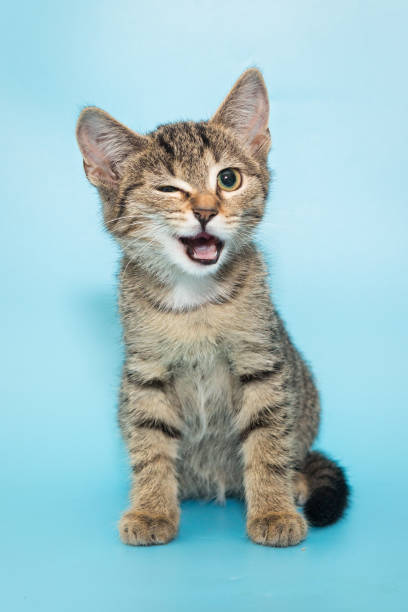
#> input picture Opencv/Images/cat.jpg, 408 x 612 px
$ python contour_detection.py
#> lines starting #> are read from the running program, lines starting #| are printed output that depends on the picture; after the words box and inside, x2 and y2 are one past the last pixel; in counts of white or black regions, pixels touching at a corner belong together
import cv2 as cv
import numpy as np

img = cv.imread('Images/cat.jpg')
#> img is the input picture: shape (612, 408, 3); mean B, G, R 199.2, 194, 158.3
cv.imshow('Cat', img)

blank = np.zeros(img.shape, dtype = 'uint8')
cv.imshow('Blank', blank)

gray = cv.cvtColor(img, cv.COLOR_BGR2GRAY)
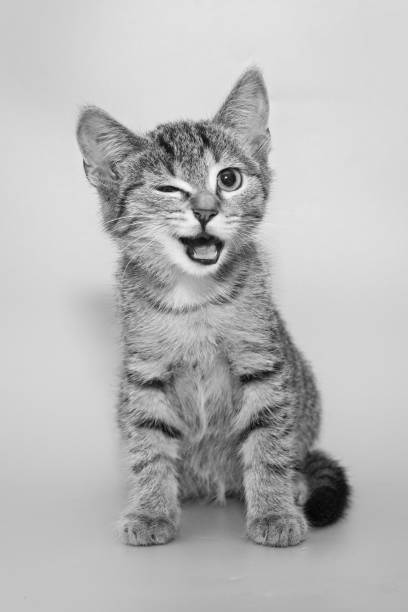
#> gray: shape (612, 408); min 2, max 251, mean 183.9
cv.imshow('Gray scale image', gray)

blur = cv.GaussianBlur(gray,(5,5), cv.BORDER_DEFAULT)
cv.imshow('Blur image ', blur)

canny = cv.Canny(blur, 125, 175)
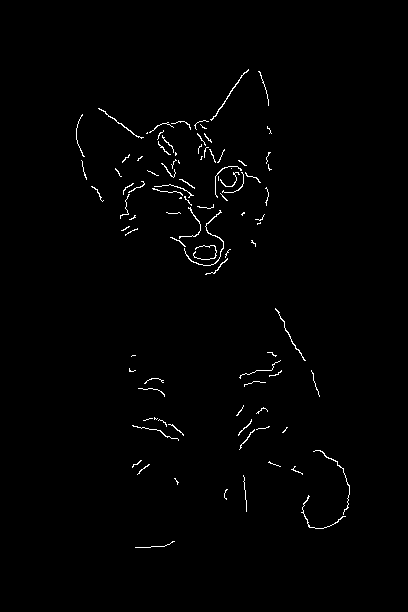
#> canny: shape (612, 408); 1% white in thin lines or dots, all inside (x1, y1, x2, y2) = (76, 69, 350, 548)
cv.imshow('Canny Image', canny)

ret, thres = cv.threshold(gray, 125, 255, cv.THRESH_BINARY)
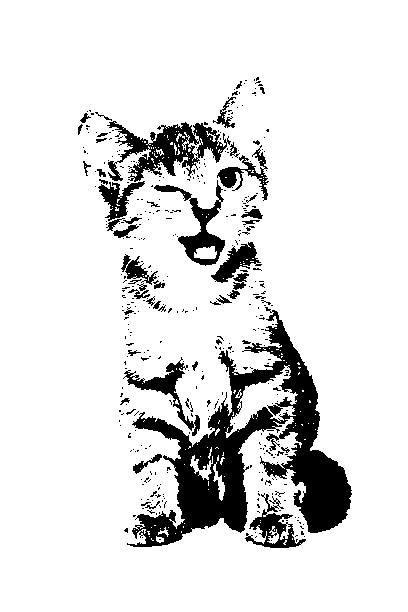
#> thres: shape (612, 408); 88.1% white; 395 black regions (344 under 20 px)
cv.imshow('Threshold image', thres)

contours, hierarchies = cv.findContours(thres, cv.RETR_LIST, cv.CHAIN_APPROX_SIMPLE)
#> contours = 838 contours, 751 with area under 20; largest, box (x1, y1, x2, y2) and area: (0, 0, 408, 612) 248677, (126, 309, 353, 548) 20194, (106, 120, 201, 183) 2794, (225, 365, 298, 438) 1732, (177, 197, 226, 267) 1622
print(f'{len(contours)} contours found.')
#| 838 contours found.

# drawing the contours

cv.drawContours(blank, contours, -1, (0,0,255),1)
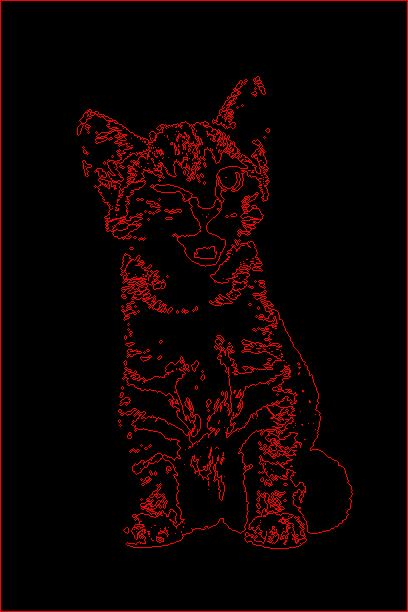
#> blank: shape (612, 408, 3); mean of channels 0, 1, 2 0, 0, 13.2; drawn as B, G, R
cv.imshow('Contours drawn', blank)

cv.waitKey(0)

$ run again, with Opencv/Images/colorballs.jpg copied over Opencv/Images/cat.jpg
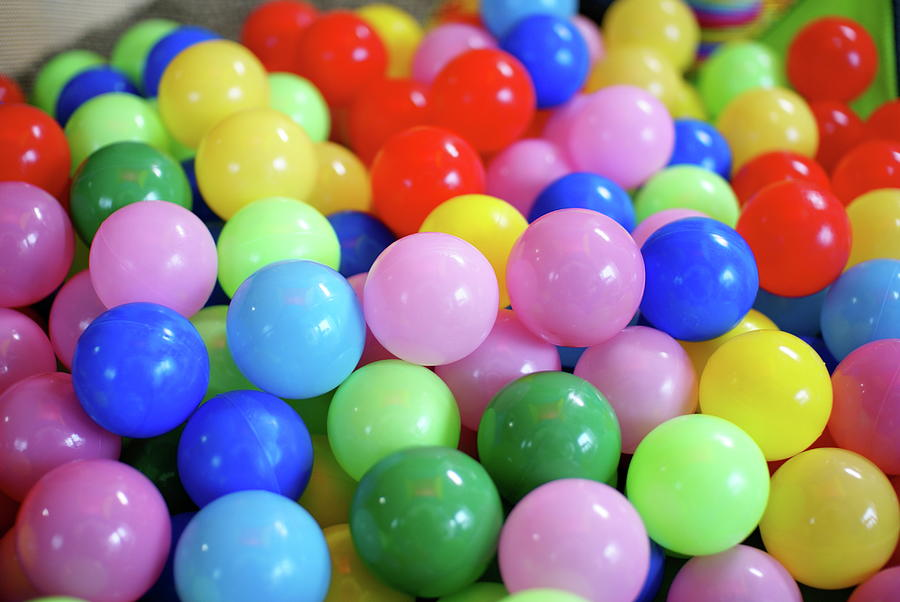
#> input picture Opencv/Images/colorballs.jpg, 900 x 602 px
#> img is the input picture: shape (602, 900, 3); mean B, G, R 124, 126.1, 144.7
#> canny: shape (602, 900); 1.1% white in thin lines or dots
#> `ret, thres = cv.threshold(gray, 125, 255, cv.THRESH_BINARY)`:
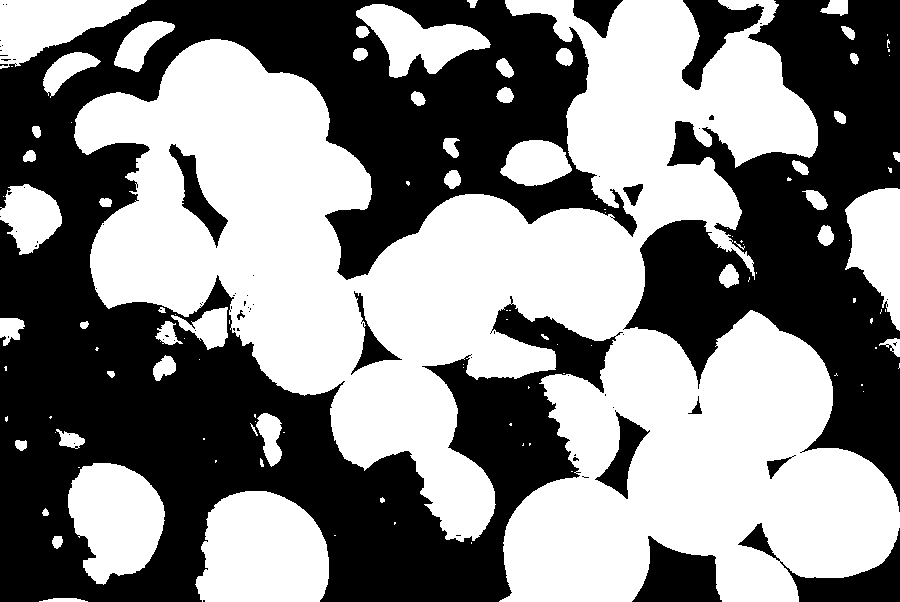
#> thres: shape (602, 900); 52% white; 69 black regions (55 under 20 px)
#> contours = 200 contours, 143 with area under 20; largest, box (x1, y1, x2, y2) and area: (74, 0, 900, 602) 232133, (195, 491, 329, 602) 12101, (68, 463, 165, 585) 8258, (0, 0, 147, 69) 5328, (845, 188, 900, 331) 4874
#| 200 contours found.
#> `cv.drawContours(blank, contours, -1, (0,0,255),1)`:
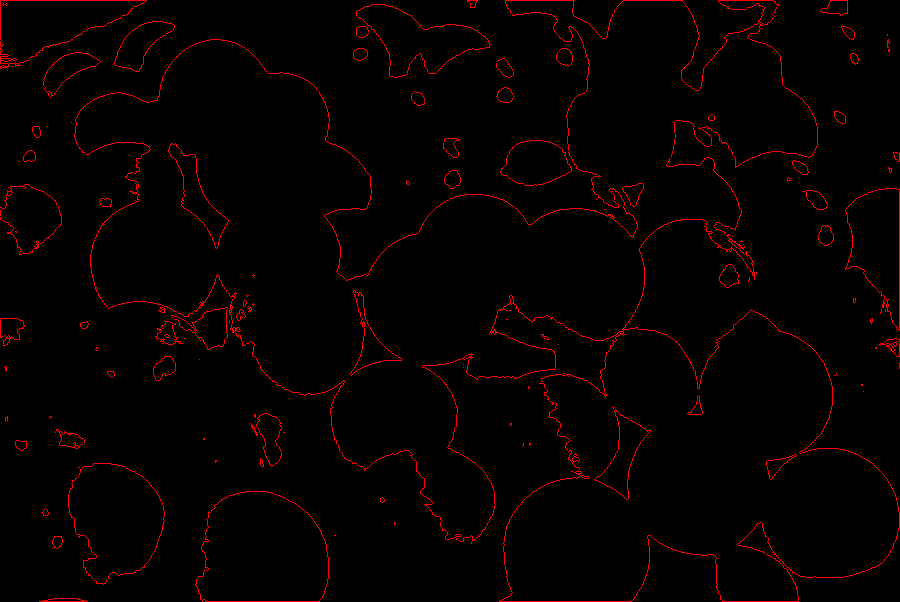
#> blank: shape (602, 900, 3); mean of channels 0, 1, 2 0, 0, 5.6; drawn as B, G, R
